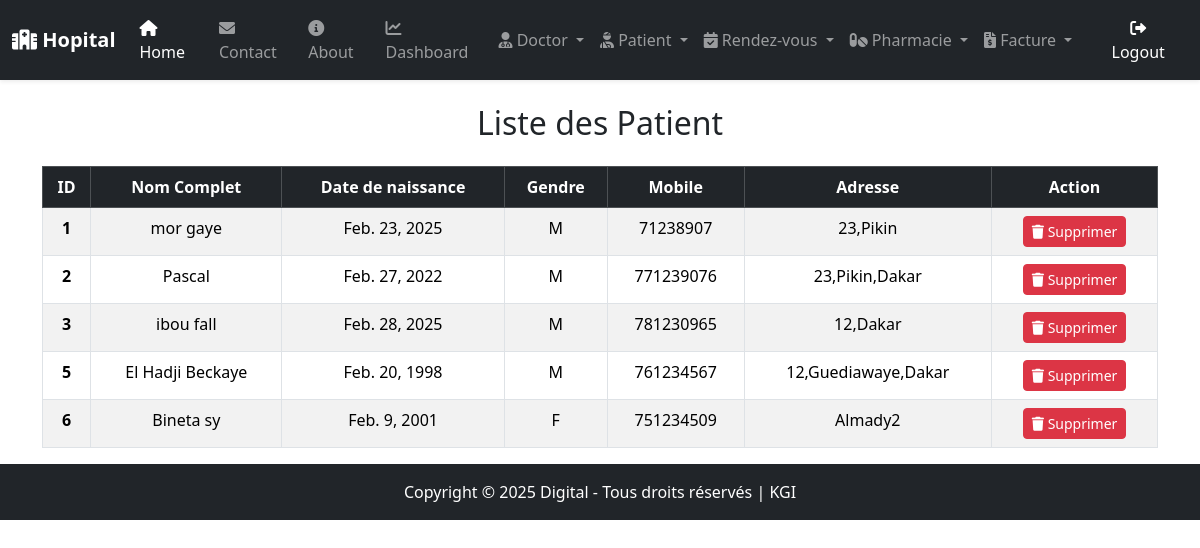
Page /view_patient/ (signed in) on the committed database.
### hopital/models.py (models this page shows, shortened)
class Patient(models.Model):
    GENDER_CHOICES = [
        ('M', 'Masculin'),
        ('F', 'Féminin'),
        ('Autre', 'Autre'),
    ]
    name = models.CharField(max_length=100)  # Nom du patient
    date_naissance = models.DateField(null=True, blank=True)  # Date de naissance
    gender = models.CharField(max_length=10, choices=GENDER_CHOICES)  # Genre
    mobile = models.CharField(max_length=15, unique=True)  # Téléphone
    adresse = models.TextField(null=True, blank=True)  # Adresse

### hopital/views.py (the view)
# urls.py: path('view_patient/', View_Patient, name='view_patient'),
def View_Patient(request):
    if not request.user.is_staff:
        return redirect('login')
    pt = Patient.objects.all()
    p = {'pt':pt}
    return render(request, 'view_patient.html',p)  # ⛔ Mauvaise syntaxe

### hopital/templates/view_patient.html
{% include "base.html" %}
{% include "navigation.html" %}
{% block content %}
<div class="container mt-4">
    <h2 class="text-center mb-4">Liste des Patient</h2>
    <div class="table-responsive">
        <table  id="example" class="table table-striped table-bordered table-hover text-center">
            <thead class="table-dark">
                <tr>
                    <th>ID</th>
                    <th>Nom Complet</th>
                    <th>Date de naissance</th>
                    <th>Gendre</th>
                    <th>Mobile</th>
                    <th>Adresse</th>
                    <th>Action</th>
                </tr>
            </thead>
            <tbody>
                {% for i in pt %}
                <tr>
                    <td><strong>{{ i.id }}</strong></td>
                    <td>{{ i.name }}</td>
                    <td>{{ i.date_naissance }}</td>
                    <td>{{ i.gender }}</td>
                    <td>{{ i.mobile }}</td>
                    <td>{{ i.adresse }}</td>
                    <td>
                        <a href="{% url 'delete_patient' i.id %}"
                           onclick="return confirm('Êtes-vous sûr de vouloir supprimer ce docteur ?');"
                           class="btn btn-danger btn-sm">
                            <i class="fas fa-trash"></i> Supprimer
                        </a>
                    </td>
                </tr>
                {% empty %}
                <tr>
                    <td colspan="6" class="text-center text-muted">Aucun patient trouvé</td>
                </tr>
                {% endfor %}
            </tbody>
        </table>
    </div>
</div>
{% endblock content %}
{% include "footer.html" %}

### rows in the picture
Patient: id "1", name "mor gaye", date_naissance "Feb. 23, 2025", gender "M", mobile "71238907", adresse "23,Pikin"
Patient: id "2", name "Pascal", date_naissance "Feb. 27, 2022", gender "M", mobile "771239076", adresse "23,Pikin,Dakar"
Patient: id "3", name "ibou fall", date_naissance "Feb. 28, 2025", gender "M", mobile "781230965", adresse "12,Dakar"
Patient: id "5", name "El Hadji Beckaye", date_naissance "Feb. 20, 1998", gender "M", mobile "761234567", adresse "12,Guediawaye,Dakar"
Patient: id "6", name "Bineta sy", date_naissance "Feb. 9, 2001", gender "F", mobile "751234509", adresse "Almady2"
